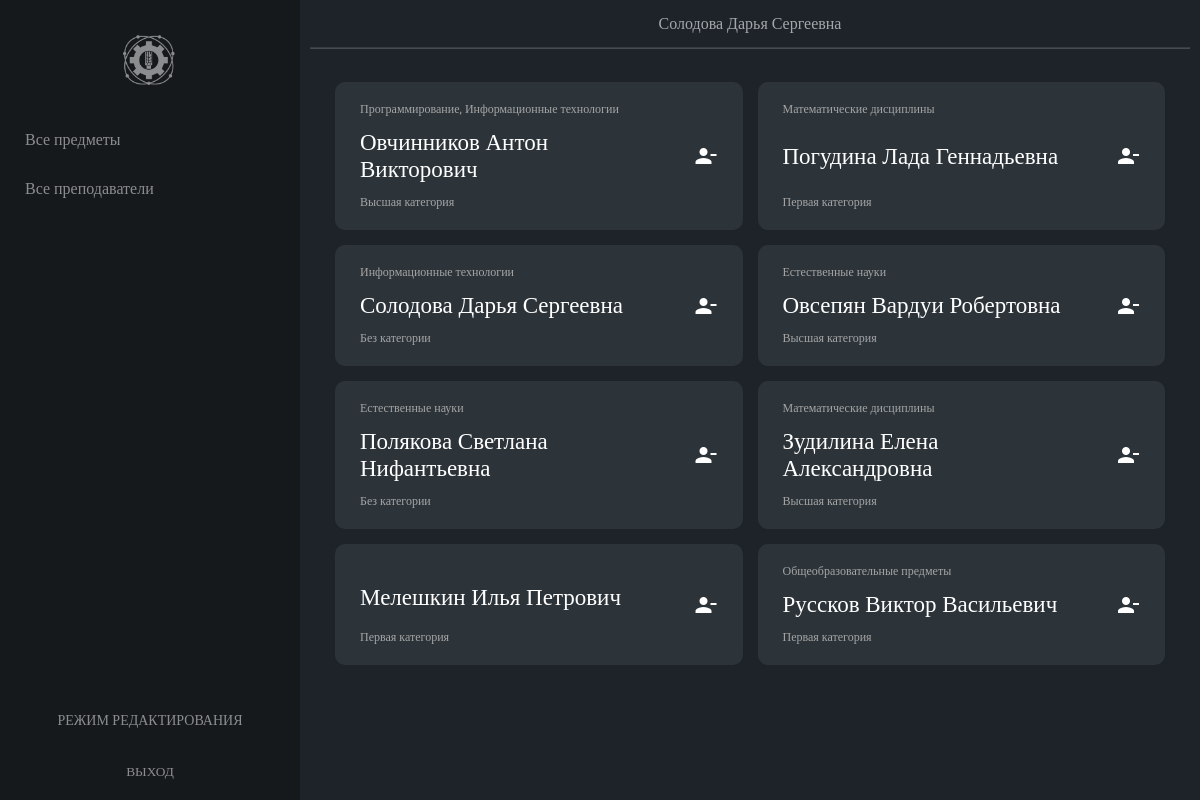
The page /pages/lk/allteachers.php (signed in) on the database its author committed.
### tables this page shows
CREATE TABLE `profiles` (
  `id_profile` int(11) NOT NULL,
  `profile_name` varchar(255) NOT NULL
);

CREATE TABLE `teachers` (
  `id_teacher` int(11) NOT NULL,
  `fio` varchar(255) NOT NULL,
  `id_category` int(11) DEFAULT NULL,
  `email` varchar(255) NOT NULL,
  `password` varchar(255) NOT NULL,
  `id_role` int(11) DEFAULT NULL
);

CREATE TABLE `categories` (
  `id_category` int(11) NOT NULL,
  `category_name` varchar(255) NOT NULL
);

### pages/lk/allteachers.php (the view, shortened to what this page needs)
<?php
    require_once './../../php/connection.php';
    $result = mysqli_query($link,
    "SELECT
    `teachers`.`id_teacher`,
    `teachers`.`fio`,
    `categories`.`category_name`
    FROM
    `teachers`,
    `categories`
    WHERE
    `teachers`.`id_category` = `categories`.`id_category`
    ORDER BY `teachers`.`id_teacher`
    ;");
    $teachers = mysqli_fetch_all($result);
?>
<!DOCTYPE html>
<html lang='ru'>
<head>
    <link rel='stylesheet' href='./../../styles/style.css'>
</head>
<body>
    <?php include './includes/nav.php'; ?>
    <main>
        <?php include './includes/header.php'; ?>
        <section class="all-subjects">
            <?
                foreach ($teachers as $teacher)
                {
                    $profiles = mysqli_fetch_all(mysqli_query($link, "SELECT
                    `profile_name`
                    FROM
                    `profiles`,
                    `teacher-profile`,
                    `teachers`
                    WHERE
                    `teachers`.`id_teacher` = $teacher[0] AND
                    `teacher-profile`.`id_teacher` = `teachers`.`id_teacher` AND
                    `teacher-profile`.`id_profile` = `profiles`.`id_profile`;"));
                    ?>
                    <div class="subject-wrapper" data-subjectId="<?=$teacher[0]?>">
                        <div>
                            <p class="subject-profile">
                                <?
                                    foreach ($profiles as $index => $profile) {
                                        if ($index !== count($profiles) - 1) {
                                            echo $profile[0] . ', ';
                                        }
                                        else {
                                            echo $profile[0];
                                        }
                                    }
                                ?>
                            </p>
                            <p class="subject-name"><?=$teacher[1]?></p>
                            <p class="subject-desc"><?=$teacher[2]?></p>
                        </div>
                        <button class="removeSubject" id="removeTeacher">
                            <span class="material-icons">
                            </span>
                        </button>
                    </div>
                    <?
                }
            ?>
        </section>
    </main>
</body>
</html>

### styles/style.css (style rules this page uses)
*, *::after, *::before { box-sizing: border-box; margin: 0; padding: 0; }
button { border: none; outline: none; background-color: transparent; }
button span.material-icons { display: block; }
html, body { width: 100%; }
html { height: 100%; }
body, input, a, textarea { font-family: "Roboto", serif; }
body { min-height: 100%; color: #FFFFFF; background-color: #1d2329; display: flex; flex-flow: row nowrap; }
main { display: flex; flex-flow: column nowrap; flex-grow: 1; }
main section { padding: 35px; }
section { padding: 25px; width: 100%; }
section.all-subjects, section.all-groups { display: grid; grid-template-columns: 1fr 1fr 1fr 1fr; grid-gap: 15px; }
div.subject-wrapper, a.groups-wrapper { border-radius: 10px; display: flex; flex-flow: row nowrap; justify-content: space-between; align-items: center; padding: 20px 25px; background-color: #2c343a; min-width: 300px; }
div.subject-wrapper div, a.groups-wrapper div { display: flex; flex-flow: column nowrap; justify-content: space-between; align-items: flex-start; height: 100%; }
div.subject-wrapper div p, a.groups-wrapper div p { margin-bottom: 12px; }
div.subject-wrapper div p:last-child, a.groups-wrapper div p:last-child { margin-bottom: unset; }
div.subject-wrapper p.subject-profile, div.subject-wrapper p.subject-desc, div.subject-wrapper p.group-profile, div.subject-wrapper p.group-desc, a.groups-wrapper p.subject-profile, a.groups-wrapper p.subject-desc, a.groups-wrapper p.group-profile, a.groups-wrapper p.group-desc { color: #A5A5A5; font-size: 12px; }
div.subject-wrapper p.subject-desc, div.subject-wrapper p.group-desc, a.groups-wrapper p.subject-desc, a.groups-wrapper p.group-desc { max-width: 200px; }
div.subject-wrapper p.subject-name, div.subject-wrapper p.group-name, a.groups-wrapper p.subject-name, a.groups-wrapper p.group-name { color: #fff; font-size: 23px; max-width: 300px; }
button.removeSubject span { color: #fff; }
@media screen and (max-width: 1600px) { section.all-subjects, section.all-groups { display: grid; grid-template-columns: 1fr 1fr 1fr; grid-gap: 15px; } }
@media screen and (max-width: 1400px) { section.all-subjects, section.all-groups { display: grid; grid-template-columns: 1fr 1fr; grid-gap: 15px; } }

### rows shown on the page
teachers: fio "Овчинников Антон Викторович", id_category.category_name "Высшая категория"
profiles: profile_name "Программирование"
profiles: profile_name "Информационные технологии"
teachers: fio "Погудина Лада Геннадьевна", id_category.category_name "Первая категория"
profiles: profile_name "Математические дисциплины"
teachers: fio "Солодова Дарья Сергеевна", id_category.category_name "Без категории"
teachers: fio "Овсепян Вардуи Робертовна", id_category.category_name "Высшая категория"
profiles: profile_name "Естественные науки"
teachers: fio "Полякова Светлана Нифантьевна", id_category.category_name "Без категории"
teachers: fio "Зудилина Елена Александровна", id_category.category_name "Высшая категория"
teachers: fio "Мелешкин Илья Петрович", id_category.category_name "Первая категория"
teachers: fio "Руссков Виктор Васильевич", id_category.category_name "Первая категория"
profiles: profile_name "Общеобразовательные предметы"

### other values the page prints
$_COOKIE['id_admin'] "Солодова Дарья Сергеевна"
